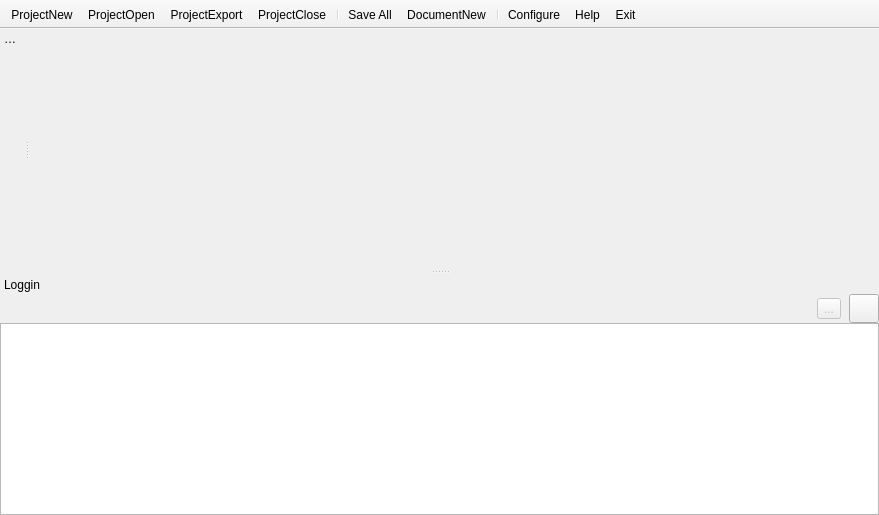
<?xml version="1.0" encoding="UTF-8"?>
<ui version="4.0">
 <class>MainWindow</class>
 <widget class="QMainWindow" name="MainWindow">
  <property name="geometry">
   <rect>
    <x>0</x>
    <y>0</y>
    <width>879</width>
    <height>515</height>
   </rect>
  </property>
  <property name="windowTitle">
   <string>Embedded IDE</string>
  </property>
  <property name="dockNestingEnabled">
   <bool>true</bool>
  </property>
  <property name="unifiedTitleAndToolBarOnMac">
   <bool>true</bool>
  </property>
  <widget class="DocumentArea" name="centralWidget"/>
  <widget class="QToolBar" name="toolBar">
   <property name="windowTitle">
    <string>toolBar</string>
   </property>
   <property name="movable">
    <bool>false</bool>
   </property>
   <property name="allowedAreas">
    <set>Qt::TopToolBarArea</set>
   </property>
   <property name="iconSize">
    <size>
     <width>32</width>
     <height>32</height>
    </size>
   </property>
   <property name="floatable">
    <bool>false</bool>
   </property>
   <attribute name="toolBarArea">
    <enum>TopToolBarArea</enum>
   </attribute>
   <attribute name="toolBarBreak">
    <bool>false</bool>
   </attribute>
   <addaction name="actionProjectNew"/>
   <addaction name="actionProjectOpen"/>
   <addaction name="actionProjectExport"/>
   <addaction name="actionProjectClose"/>
   <addaction name="separator"/>
   <addaction name="actionSave_All"/>
   <addaction name="actionDocumentNew"/>
   <addaction name="separator"/>
   <addaction name="actionConfigure"/>
   <addaction name="actionHelp"/>
   <addaction name="actionExit"/>
  </widget>
  <widget class="QDockWidget" name="dockWidget">
   <property name="features">
    <set>QDockWidget::NoDockWidgetFeatures</set>
   </property>
   <property name="windowTitle">
    <string>Loggin</string>
   </property>
   <attribute name="dockWidgetArea">
    <number>8</number>
   </attribute>
   <widget class="QWidget" name="dockWidgetContents">
    <layout class="QGridLayout" name="gridLayout">
     <property name="leftMargin">
      <number>0</number>
     </property>
     <property name="topMargin">
      <number>0</number>
     </property>
     <property name="rightMargin">
      <number>0</number>
     </property>
     <property name="bottomMargin">
      <number>0</number>
     </property>
     <property name="spacing">
      <number>0</number>
     </property>
     <item row="0" column="2">
      <spacer name="horizontalSpacer_2">
       <property name="orientation">
        <enum>Qt::Horizontal</enum>
       </property>
       <property name="sizeType">
        <enum>QSizePolicy::Minimum</enum>
       </property>
       <property name="sizeHint" stdset="0">
        <size>
         <width>8</width>
         <height>20</height>
        </size>
       </property>
      </spacer>
     </item>
     <item row="0" column="0">
      <spacer name="horizontalSpacer">
       <property name="orientation">
        <enum>Qt::Horizontal</enum>
       </property>
       <property name="sizeHint" stdset="0">
        <size>
         <width>808</width>
         <height>20</height>
        </size>
       </property>
      </spacer>
     </item>
     <item row="0" column="3">
      <widget class="QToolButton" name="toolButton">
       <property name="icon">
        <iconset theme="edit-clear" resource="resources.qrc">
         <normaloff>:/icon-theme/icon-theme/edit-clear.png</normaloff>:/icon-theme/icon-theme/edit-clear.png</iconset>
       </property>
       <property name="iconSize">
        <size>
         <width>22</width>
         <height>22</height>
        </size>
       </property>
      </widget>
     </item>
     <item row="0" column="1">
      <widget class="QToolButton" name="buildStop">
       <property name="enabled">
        <bool>false</bool>
       </property>
       <property name="text">
        <string>...</string>
       </property>
       <property name="icon">
        <iconset theme="process-stop" resource="resources.qrc">
         <normaloff>:/icon-theme/icon-theme/process-stop.png</normaloff>:/icon-theme/icon-theme/process-stop.png</iconset>
       </property>
       <property name="iconSize">
        <size>
         <width>22</width>
         <height>22</height>
        </size>
       </property>
      </widget>
     </item>
     <item row="1" column="0" colspan="4">
      <widget class="QTextBrowser" name="textLog">
       <property name="openLinks">
        <bool>false</bool>
       </property>
      </widget>
     </item>
    </layout>
   </widget>
  </widget>
  <widget class="QDockWidget" name="projectDock">
   <property name="features">
    <set>QDockWidget::NoDockWidgetFeatures</set>
   </property>
   <property name="windowTitle">
    <string>Project</string>
   </property>
   <attribute name="dockWidgetArea">
    <number>1</number>
   </attribute>
   <widget class="DocumentView" name="projectView"/>
  </widget>
  <action name="actionProjectNew">
   <property name="icon">
    <iconset theme="project-development-new-template" resource="resources.qrc">
     <normaloff>:/icon-theme/icon-theme/project-development-new-template.png</normaloff>:/icon-theme/icon-theme/project-development-new-template.png</iconset>
   </property>
   <property name="text">
    <string>ProjectNew</string>
   </property>
   <property name="toolTip">
    <string>New Project</string>
   </property>
  </action>
  <action name="actionProjectOpen">
   <property name="icon">
    <iconset theme="project-open" resource="resources.qrc">
     <normaloff>:/icon-theme/icon-theme/project-open.png</normaloff>:/icon-theme/icon-theme/project-open.png</iconset>
   </property>
   <property name="text">
    <string>ProjectOpen</string>
   </property>
   <property name="toolTip">
    <string>Open Project</string>
   </property>
  </action>
  <action name="actionDocumentNew">
   <property name="icon">
    <iconset theme="document-new" resource="resources.qrc">
     <normaloff>:/icon-theme/icon-theme/document-new.png</normaloff>:/icon-theme/icon-theme/document-new.png</iconset>
   </property>
   <property name="text">
    <string>DocumentNew</string>
   </property>
   <property name="toolTip">
    <string>Document New</string>
   </property>
  </action>
  <action name="actionHelp">
   <property name="icon">
    <iconset theme="help-about" resource="resources.qrc">
     <normaloff>:/icon-theme/icon-theme/help-about.png</normaloff>:/icon-theme/icon-theme/help-about.png</iconset>
   </property>
   <property name="text">
    <string>Help</string>
   </property>
  </action>
  <action name="actionExit">
   <property name="icon">
    <iconset theme="application-exit" resource="resources.qrc">
     <normaloff>:/icon-theme/icon-theme/application-exit.png</normaloff>:/icon-theme/icon-theme/application-exit.png</iconset>
   </property>
   <property name="text">
    <string>Exit</string>
   </property>
  </action>
  <action name="actionProjectExport">
   <property name="icon">
    <iconset theme="document-export" resource="resources.qrc">
     <normaloff>:/icon-theme/icon-theme/document-export-table.png</normaloff>:/icon-theme/icon-theme/document-export-table.png</iconset>
   </property>
   <property name="text">
    <string>ProjectExport</string>
   </property>
   <property name="toolTip">
    <string>Export Project</string>
   </property>
  </action>
  <action name="actionProjectClose">
   <property name="icon">
    <iconset theme="project-development-close-all" resource="resources.qrc">
     <normaloff>:/icon-theme/icon-theme/project-development-close-all.png</normaloff>:/icon-theme/icon-theme/project-development-close-all.png</iconset>
   </property>
   <property name="text">
    <string>ProjectClose</string>
   </property>
   <property name="toolTip">
    <string>Close current project</string>
   </property>
  </action>
  <action name="actionSave_All">
   <property name="icon">
    <iconset theme="document-save-all" resource="resources.qrc">
     <normaloff>:/icon-theme/icon-theme/document-save-all.png</normaloff>:/icon-theme/icon-theme/document-save-all.png</iconset>
   </property>
   <property name="text">
    <string>Save All</string>
   </property>
   <property name="toolTip">
    <string>Save all files</string>
   </property>
  </action>
  <action name="actionConfigure">
   <property name="icon">
    <iconset theme="configure" resource="resources.qrc">
     <normaloff>:/icon-theme/icon-theme/configure.png</normaloff>:/icon-theme/icon-theme/configure.png</iconset>
   </property>
   <property name="text">
    <string>Configure</string>
   </property>
   <property name="toolTip">
    <string>Configure</string>
   </property>
  </action>
 </widget>
 <layoutdefault spacing="6" margin="11"/>
 <customwidgets>
  <customwidget>
   <class>DocumentArea</class>
   <extends>QWidget</extends>
   <header>documentarea.h</header>
   <container>1</container>
  </customwidget>
  <customwidget>
   <class>DocumentView</class>
   <extends>QWidget</extends>
   <header>documentview.h</header>
   <container>1</container>
   <slots>
    <signal>fileOpen(QString)</signal>
    <signal>startBuild(QString)</signal>
   </slots>
  </customwidget>
 </customwidgets>
 <resources>
  <include location="resources.qrc"/>
 </resources>
 <connections>
  <connection>
   <sender>actionExit</sender>
   <signal>triggered()</signal>
   <receiver>MainWindow</receiver>
   <slot>close()</slot>
   <hints>
    <hint type="sourcelabel">
     <x>-1</x>
     <y>-1</y>
    </hint>
    <hint type="destinationlabel">
     <x>439</x>
     <y>257</y>
    </hint>
   </hints>
  </connection>
  <connection>
   <sender>toolButton</sender>
   <signal>clicked()</signal>
   <receiver>textLog</receiver>
   <slot>clear()</slot>
   <hints>
    <hint type="sourcelabel">
     <x>863</x>
     <y>311</y>
    </hint>
    <hint type="destinationlabel">
     <x>746</x>
     <y>406</y>
    </hint>
   </hints>
  </connection>
 </connections>
</ui>
